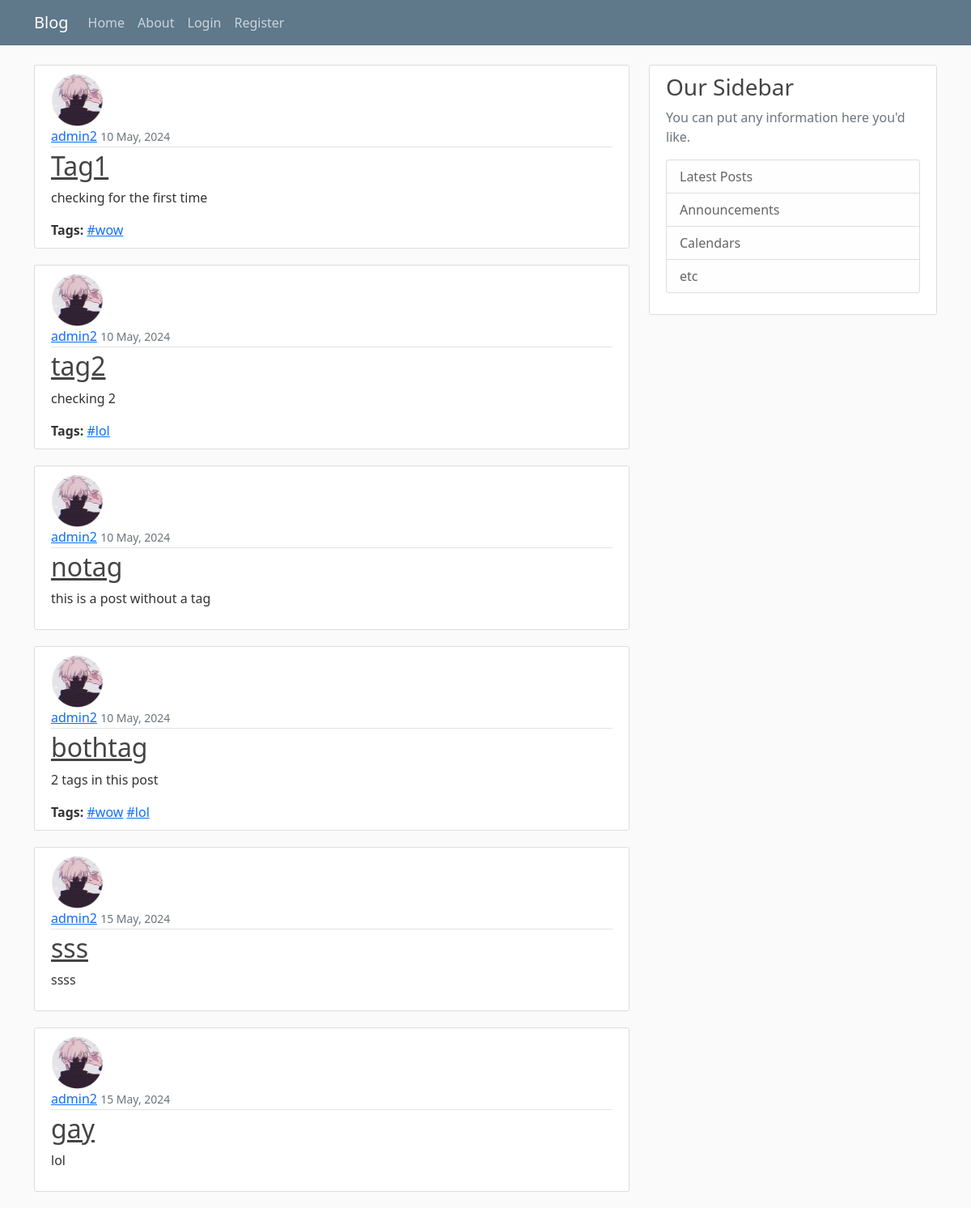
Page /blog/filter/ on the committed database.
### blog/models.py (models this page shows, shortened)
class Post(models.Model):
    title = models.CharField(max_length=100)
    content = models.TextField()
    date = models.DateTimeField(default=timezone.now)
    author = models.ForeignKey(User, on_delete=models.CASCADE)
    tags = models.ManyToManyField(Tag, blank=True)

class Tag(models.Model):
    name = models.CharField(max_length=50, unique=True)

### users/models.py (models this page shows, shortened)
class Profile(models.Model):
    user = models.OneToOneField(User, on_delete=models.CASCADE)
    image = models.ImageField(default='default.jpg', upload_to='profile_pics')

### blog/views.py (the view)
# urls.py: path('', PostListView.as_view(), name='blog-home'),
def home(request):
    context = {
        'posts': Post.objects.all()
    }
    return render(request, 'blog/home.html', context)

### blog/templates/blog/home.html
{% extends "blog/base.html" %}
{% block content %}
    {% for post in posts %}
        <article class="media content-section">
            <img class="rounded-circle article-img" src="{{ post.author.profile.image.url }}">
            <div class="media-body">
                <div class="article-metadata">
                  <a class="mr-2" href="#">{{ post.author }}</a>
                  <small class="text-muted">{{ post.date|date:"d F, Y" }}</small>
                </div>
                <h2><a class="article-title" href="{% url 'post-detail' post.id %}">{{ post.title }}</a></h2>
                <p class="article-content">{{ post.content }}</p>
                {% if post.tags.exists %}
                <div class="article-tags">
                    <strong>Tags:</strong>
                    {% for tag in post.tags.all %}
                        <a href="{% url 'search-tags' tag.name %}">#{{ tag.name }}</a>
                    {% endfor %}
                </div>
                {% endif %}
            </div>
        </article>
    {% endfor %}
{% endblock content %}

### blog/static/blog/main.css (style rules this page uses)
body { background: #fafafa; color: #333333; margin-top: 5rem; }
h1, h2, h3, h4, h5, h6 { color: #444444; }
.content-section { background: #ffffff; padding: 10px 20px; border: 1px solid #dddddd; border-radius: 3px; margin-bottom: 20px; }
.article-title { color: #444444; }
.article-content { white-space: pre-line; }
.article-img { height: 65px; width: 65px; margin-right: 16px; }
.article-metadata { padding-bottom: 1px; margin-bottom: 4px; border-bottom: 1px solid #e3e3e3 }

### rows in the picture
Post: author.profile.image (placeholder picture), author "admin2", date "10 May, 2024", title "Tag1", content "checking for the first time"
Tag: name "wow"
Post: author.profile.image (placeholder picture), author "admin2", date "10 May, 2024", title "tag2", content "checking 2"
Tag: name "lol"
Post: author.profile.image (placeholder picture), author "admin2", date "10 May, 2024", title "notag", content "this is a post without a tag"
Post: author.profile.image (placeholder picture), author "admin2", date "10 May, 2024", title "bothtag", content "2 tags in this post"
Post: author.profile.image (placeholder picture), author "admin2", date "15 May, 2024", title "sss", content "ssss"
Post: author.profile.image (placeholder picture), author "admin2", date "15 May, 2024", title "gay", content "lol"
